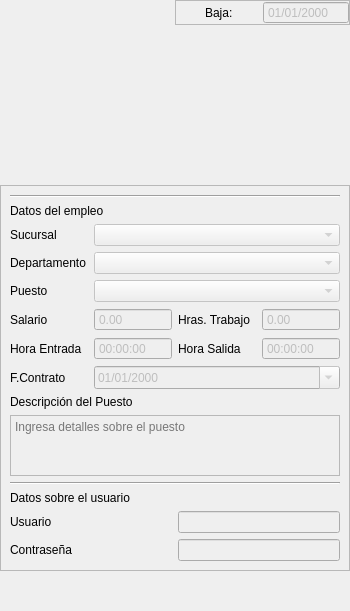
              <widget class="QWidget" name="widget_3" native="true">
               <property name="minimumSize">
                <size>
                 <width>350</width>
                 <height>0</height>
                </size>
               </property>
               <property name="maximumSize">
                <size>
                 <width>300</width>
                 <height>16777215</height>
                </size>
               </property>
               <layout class="QGridLayout" name="gridLayout_3">
                <property name="leftMargin">
                 <number>0</number>
                </property>
                <property name="topMargin">
                 <number>0</number>
                </property>
                <property name="rightMargin">
                 <number>0</number>
                </property>
                <property name="bottomMargin">
                 <number>0</number>
                </property>
                <property name="horizontalSpacing">
                 <number>0</number>
                </property>
                <property name="verticalSpacing">
                 <number>5</number>
                </property>
                <item row="0" column="1">
                 <widget class="QFrame" name="contenedor_baja">
                  <property name="frameShape">
                   <enum>QFrame::Shape::StyledPanel</enum>
                  </property>
                  <property name="frameShadow">
                   <enum>QFrame::Shadow::Raised</enum>
                  </property>
                  <layout class="QHBoxLayout" name="horizontalLayout_3">
                   <property name="spacing">
                    <number>0</number>
                   </property>
                   <property name="leftMargin">
                    <number>0</number>
                   </property>
                   <property name="topMargin">
                    <number>0</number>
                   </property>
                   <property name="rightMargin">
                    <number>0</number>
                   </property>
                   <property name="bottomMargin">
                    <number>0</number>
                   </property>
                   <item alignment="Qt::AlignmentFlag::AlignHCenter">
                    <widget class="QLabel" name="etiqueta_baja">
                     <property name="text">
                      <string>Baja:</string>
                     </property>
                    </widget>
                   </item>
                   <item>
                    <widget class="QDateEdit" name="fecha_baja">
                     <property name="enabled">
                      <bool>false</bool>
                     </property>
                     <property name="buttonSymbols">
                      <enum>QAbstractSpinBox::ButtonSymbols::NoButtons</enum>
                     </property>
                     <property name="displayFormat">
                      <string>dd/MM/yyyy</string>
                     </property>
                    </widget>
                   </item>
                  </layout>
                 </widget>
                </item>
                <item row="1" column="0" colspan="2" alignment="Qt::AlignmentFlag::AlignHCenter">
                 <widget class="QWidget" name="tarjeta_usuario" native="true">
                  <property name="minimumSize">
                   <size>
                    <width>200</width>
                    <height>150</height>
                   </size>
                  </property>
                  <property name="maximumSize">
                   <size>
                    <width>200</width>
                    <height>150</height>
                   </size>
                  </property>
                  <property name="styleSheet">
                   <string notr="true"/>
                  </property>
                  <layout class="QGridLayout" name="gridLayout_2">
                   <property name="leftMargin">
                    <number>0</number>
                   </property>
                   <property name="topMargin">
                    <number>0</number>
                   </property>
                   <property name="rightMargin">
                    <number>0</number>
                   </property>
                   <property name="bottomMargin">
                    <number>10</number>
                   </property>
                   <property name="spacing">
                    <number>0</number>
                   </property>
                   <item row="0" column="0" rowspan="2">
                    <widget class="QLabel" name="foto_empleadoperfil">
                     <property name="styleSheet">
                      <string notr="true">image: url(:/logos/Icons/logos/cuadrado_sin_fondo.png);
background:transparent;</string>
                     </property>
                     <property name="text">
                      <string/>
                     </property>
                     <property name="scaledContents">
                      <bool>true</bool>
                     </property>
                    </widget>
                   </item>
                  </layout>
                 </widget>
                </item>
                <item row="2" column="0" colspan="2">
                 <widget class="QFrame" name="contenedor_frame_4">
                  <property name="minimumSize">
                   <size>
                    <width>0</width>
                    <height>0</height>
                   </size>
                  </property>
                  <property name="frameShape">
                   <enum>QFrame::Shape::StyledPanel</enum>
                  </property>
                  <property name="frameShadow">
                   <enum>QFrame::Shadow::Raised</enum>
                  </property>
                  <layout class="QGridLayout" name="gridLayout_5">
                   <item row="5" column="1">
                    <widget class="QDoubleSpinBox" name="numerodecimal_salario">
                     <property name="enabled">
                      <bool>false</bool>
                     </property>
                     <property name="buttonSymbols">
                      <enum>QAbstractSpinBox::ButtonSymbols::NoButtons</enum>
                     </property>
                    </widget>
                   </item>
                   <item row="5" column="2">
                    <widget class="QLabel" name="etiqueta_horastrabajo">
                     <property name="text">
                      <string>Hras. Trabajo</string>
                     </property>
                    </widget>
                   </item>
                   <item row="6" column="0">
                    <widget class="QLabel" name="etiqueta_horaentrada">
                     <property name="text">
                      <string>Hora Entrada</string>
                     </property>
                    </widget>
                   </item>
                   <item row="3" column="0">
                    <widget class="QLabel" name="etiqueta_departamento">
                     <property name="text">
                      <string>Departamento</string>
                     </property>
                    </widget>
                   </item>
                   <item row="0" column="0" colspan="4">
                    <widget class="Line" name="line_3">
                     <property name="orientation">
                      <enum>Qt::Orientation::Horizontal</enum>
                     </property>
                    </widget>
                   </item>
                   <item row="4" column="0">
                    <widget class="QLabel" name="etiqueta_puesto">
                     <property name="text">
                      <string>Puesto</string>
                     </property>
                    </widget>
                   </item>
                   <item row="1" column="0" colspan="4">
                    <widget class="QLabel" name="etiquetaTitulo_datosempleo">
                     <property name="text">
                      <string>Datos del empleo</string>
                     </property>
                    </widget>
                   </item>
                   <item row="2" column="0">
                    <widget class="QLabel" name="etiqueta_sucursal">
                     <property name="text">
                      <string>Sucursal</string>
                     </property>
                    </widget>
                   </item>
                   <item row="5" column="3">
                    <widget class="QDoubleSpinBox" name="numerodecimal_horastrabajo">
                     <property name="enabled">
                      <bool>false</bool>
                     </property>
                     <property name="buttonSymbols">
                      <enum>QAbstractSpinBox::ButtonSymbols::NoButtons</enum>
                     </property>
                    </widget>
                   </item>
                   <item row="6" column="1">
                    <widget class="QTimeEdit" name="tiempo_horaentrada">
                     <property name="enabled">
                      <bool>false</bool>
                     </property>
                     <property name="buttonSymbols">
                      <enum>QAbstractSpinBox::ButtonSymbols::NoButtons</enum>
                     </property>
                    </widget>
                   </item>
                   <item row="6" column="2">
                    <widget class="QLabel" name="etiqueta_horasalida">
                     <property name="text">
                      <string>Hora Salida</string>
                     </property>
                    </widget>
                   </item>
                   <item row="5" column="0">
                    <widget class="QLabel" name="etiqueta_salario">
                     <property name="text">
                      <string>Salario</string>
                     </property>
                    </widget>
                   </item>
                   <item row="6" column="3">
                    <widget class="QTimeEdit" name="tiempo_horasalida">
                     <property name="enabled">
                      <bool>false</bool>
                     </property>
                     <property name="buttonSymbols">
                      <enum>QAbstractSpinBox::ButtonSymbols::NoButtons</enum>
                     </property>
                    </widget>
                   </item>
                   <item row="8" column="0" colspan="4">
                    <widget class="QLabel" name="etiqueta_descripcionpuesto">
                     <property name="text">
                      <string>Descripción del Puesto</string>
                     </property>
                    </widget>
                   </item>
                   <item row="9" column="0" colspan="4">
                    <widget class="QPlainTextEdit" name="txtlargo_descripcionpuesto">
                     <property name="enabled">
                      <bool>false</bool>
                     </property>
                     <property name="maximumSize">
                      <size>
                       <width>16777215</width>
                       <height>61</height>
                      </size>
                     </property>
                     <property name="placeholderText">
                      <string>Ingresa detalles sobre el puesto</string>
                     </property>
                    </widget>
                   </item>
                   <item row="7" column="0">
                    <widget class="QLabel" name="etiqueta_fechacontrato">
                     <property name="text">
                      <string>F.Contrato</string>
                     </property>
                    </widget>
                   </item>
                   <item row="10" column="0" colspan="4">
                    <widget class="Line" name="line_2">
                     <property name="orientation">
                      <enum>Qt::Orientation::Horizontal</enum>
                     </property>
                    </widget>
                   </item>
                   <item row="11" column="0" colspan="4">
                    <widget class="QLabel" name="etiquetaTitulo_datosusuario">
                     <property name="text">
                      <string>Datos sobre el usuario</string>
                     </property>
                    </widget>
                   </item>
                   <item row="13" column="2" colspan="2">
                    <widget class="QLineEdit" name="txt_password">
                     <property name="enabled">
                      <bool>false</bool>
                     </property>
                     <property name="echoMode">
                      <enum>QLineEdit::EchoMode::PasswordEchoOnEdit</enum>
                     </property>
                    </widget>
                   </item>
                   <item row="12" column="0">
                    <widget class="QLabel" name="etiqueta_usuario">
                     <property name="text">
                      <string>Usuario</string>
                     </property>
                    </widget>
                   </item>
                   <item row="12" column="2" colspan="2">
                    <widget class="QLineEdit" name="txt_usuario">
                     <property name="enabled">
                      <bool>false</bool>
                     </property>
                    </widget>
                   </item>
                   <item row="13" column="0">
                    <widget class="QLabel" name="etiqueta_password">
                     <property name="text">
                      <string>Contraseña</string>
                     </property>
                    </widget>
                   </item>
                   <item row="4" column="1" colspan="3">
                    <widget class="QComboBox" name="cajaOpciones_puestos">
                     <property name="enabled">
                      <bool>false</bool>
                     </property>
                     <property name="sizeAdjustPolicy">
                      <enum>QComboBox::SizeAdjustPolicy::AdjustToContents</enum>
                     </property>
                    </widget>
                   </item>
                   <item row="3" column="1" colspan="3">
                    <widget class="QComboBox" name="cajaOpciones_departamentos">
                     <property name="enabled">
                      <bool>false</bool>
                     </property>
                     <property name="sizeAdjustPolicy">
                      <enum>QComboBox::SizeAdjustPolicy::AdjustToContents</enum>
                     </property>
                    </widget>
                   </item>
                   <item row="2" column="1" colspan="3">
                    <widget class="QComboBox" name="cajaOpciones_sucursales">
                     <property name="enabled">
                      <bool>false</bool>
                     </property>
                     <property name="sizeAdjustPolicy">
                      <enum>QComboBox::SizeAdjustPolicy::AdjustToContents</enum>
                     </property>
                    </widget>
                   </item>
                   <item row="7" column="1" colspan="3">
                    <widget class="QDateEdit" name="fecha_contrato">
                     <property name="enabled">
                      <bool>false</bool>
                     </property>
                     <property name="displayFormat">
                      <string>dd/MM/yyyy</string>
                     </property>
                     <property name="calendarPopup">
                      <bool>true</bool>
                     </property>
                    </widget>
                   </item>
                  </layout>
                 </widget>
                </item>
                <item row="3" column="0">
                 <spacer name="verticalSpacer_2">
                  <property name="orientation">
                   <enum>Qt::Orientation::Vertical</enum>
                  </property>
                  <property name="sizeHint" stdset="0">
                   <size>
                    <width>20</width>
                    <height>40</height>
                   </size>
                  </property>
                 </spacer>
                </item>
               </layout>
              </widget>
